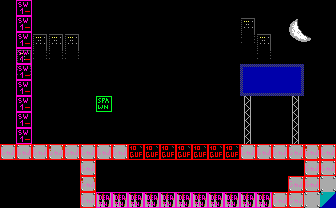

A level layout from a 2D game, rendered from its tile map. Below: a short description, then the map file with its tile-grid data intact:
An orthogonal 21x13 tile map with 16x16 px tiles, 2 tile layers (bg, col), 2 tilesets and 2 objects (2x text).

<map version="1.10" tiledversion="1.11.0" orientation="orthogonal" renderorder="right-down" width="21" height="13" tilewidth="16" tileheight="16" infinite="0" nextlayerid="4" nextobjectid="22">
 <properties>
  <property name="music" type="int" value="1" />
 </properties>
 <tileset firstgid="1" source="tileset.tsx" />
 <tileset firstgid="241" source="obj.tsx" />
 <layer id="1" name="bg" width="21" height="13">
  <data encoding="csv">
20,20,18,18,18,18,18,18,18,18,18,18,18,18,18,18,18,18,18,18,18,
20,20,18,18,18,18,18,18,18,18,18,18,18,18,18,17,18,18,19,20,18,
20,20,17,17,17,18,18,18,18,18,18,18,18,18,18,37,17,18,39,40,18,
18,17,37,37,37,18,18,18,18,18,18,18,18,18,18,18,37,18,18,18,18,
18,37,18,18,18,18,18,18,18,18,18,18,18,18,18,206,207,207,208,18,18,
20,20,18,18,18,18,18,18,18,18,18,18,18,18,18,226,227,227,228,18,18,
20,20,18,18,18,18,18,18,18,18,18,18,18,18,18,97,18,18,97,18,18,
20,18,18,18,18,18,18,18,18,18,18,18,18,18,18,97,18,18,97,18,18,
20,20,18,18,18,18,18,18,18,18,18,18,18,18,18,97,18,18,97,18,18,
80,80,80,100,80,80,80,80,98,98,98,98,98,98,98,80,80,80,80,100,80,
20,20,18,18,18,80,18,18,18,18,18,18,18,18,18,18,18,18,18,80,80,
20,20,18,18,18,100,18,18,18,18,18,18,18,18,18,18,18,18,80,80,80,
20,20,18,20,18,80,79,79,79,79,79,79,79,79,79,79,79,80,80,80,64
</data>
 </layer>
 <layer id="2" name="col" width="21" height="13">
  <data encoding="csv">
241,251,241,241,241,241,241,241,241,241,241,241,241,241,241,241,241,241,241,241,241,
241,251,241,241,0,0,0,241,0,0,241,241,241,241,241,241,241,241,241,241,241,
241,251,241,241,241,0,0,241,0,0,241,241,241,241,241,241,241,241,241,241,241,
241,251,241,241,241,0,241,241,241,241,241,241,241,241,241,241,241,241,241,241,241,
241,251,241,241,241,241,241,241,241,0,241,241,241,241,241,241,241,241,241,241,241,
241,251,241,241,241,241,241,241,241,241,241,241,241,241,241,241,241,241,241,241,241,
241,251,241,241,241,241,243,241,241,241,241,241,241,241,241,241,241,241,241,241,241,
241,251,241,241,241,241,241,241,241,241,241,241,241,241,241,241,241,241,241,241,241,
241,251,241,241,241,241,241,241,241,241,241,241,241,241,241,241,241,241,241,241,241,
242,242,242,242,242,242,242,242,248,248,248,248,248,248,248,242,242,242,242,242,242,
241,241,241,241,241,242,241,241,241,241,241,241,241,241,241,241,241,241,241,242,242,
241,241,241,241,241,242,241,241,241,241,241,241,241,241,241,241,241,241,242,242,241,
241,241,241,241,241,242,244,244,244,244,244,244,244,244,244,244,244,242,242,241,241
</data>
 </layer>
 <objectgroup id="3" name="obj">
  <properties>
   <property name="guffin_gate" type="int" value="25" />
  </properties>
  <object id="20" name="ArtifactWelcomeText" type="text" x="94.0831" y="33.7211" width="136.166" height="55.8334">
   <properties>
    <property name="string_id" type="int" value="13" />
   </properties>
  </object>
  <object id="21" name="XiEntryText" type="text" x="243.472" y="68.0165" width="56.936" height="23.7393">
   <properties>
    <property name="string_id" type="int" value="14" />
   </properties>
  </object>
 </objectgroup>
</map>
